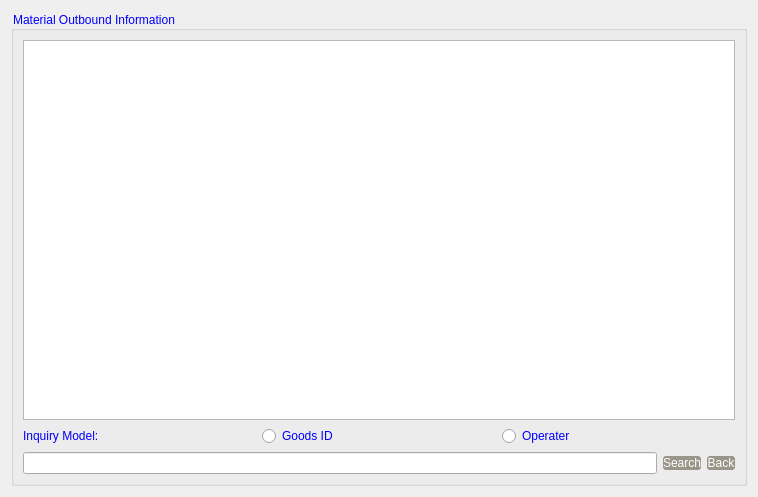
<?xml version="1.0" encoding="UTF-8"?>
<ui version="4.0">
 <class>InquiryMaterialOutbound</class>
 <widget class="QWidget" name="InquiryMaterialOutbound">
  <property name="geometry">
   <rect>
    <x>0</x>
    <y>0</y>
    <width>758</width>
    <height>497</height>
   </rect>
  </property>
  <property name="sizePolicy">
   <sizepolicy hsizetype="Expanding" vsizetype="Expanding">
    <horstretch>0</horstretch>
    <verstretch>0</verstretch>
   </sizepolicy>
  </property>
  <property name="windowTitle">
   <string>Form</string>
  </property>
  <layout class="QGridLayout" name="gridLayout">
   <item row="0" column="0">
    <widget class="QGroupBox" name="groupBox">
     <property name="enabled">
      <bool>true</bool>
     </property>
     <property name="sizePolicy">
      <sizepolicy hsizetype="Expanding" vsizetype="Expanding">
       <horstretch>0</horstretch>
       <verstretch>0</verstretch>
      </sizepolicy>
     </property>
     <property name="styleSheet">
      <string notr="true">color:blue;

font: 75 14pt &quot;Aparajita&quot;;</string>
     </property>
     <property name="title">
      <string>Material Outbound Information</string>
     </property>
     <layout class="QHBoxLayout" name="horizontalLayout_5">
      <item>
       <layout class="QVBoxLayout" name="verticalLayout">
        <property name="sizeConstraint">
         <enum>QLayout::SetNoConstraint</enum>
        </property>
        <item>
         <widget class="QTableView" name="tableView">
          <property name="enabled">
           <bool>true</bool>
          </property>
          <property name="sizePolicy">
           <sizepolicy hsizetype="Expanding" vsizetype="Expanding">
            <horstretch>100</horstretch>
            <verstretch>200</verstretch>
           </sizepolicy>
          </property>
         </widget>
        </item>
        <item>
         <layout class="QHBoxLayout" name="horizontalLayout">
          <item>
           <widget class="QLabel" name="label">
            <property name="text">
             <string>Inquiry Model:</string>
            </property>
           </widget>
          </item>
          <item>
           <widget class="QRadioButton" name="GoodIDradioButton">
            <property name="text">
             <string>Goods ID</string>
            </property>
           </widget>
          </item>
          <item>
           <widget class="QRadioButton" name="GoodsNameradioButton">
            <property name="text">
             <string>Operater</string>
            </property>
           </widget>
          </item>
         </layout>
        </item>
        <item>
         <layout class="QHBoxLayout" name="horizontalLayout_3">
          <item>
           <widget class="QLineEdit" name="lineEdit"/>
          </item>
          <item>
           <layout class="QHBoxLayout" name="horizontalLayout_2">
            <item>
             <widget class="QPushButton" name="searchpushButton">
              <property name="styleSheet">
               <string notr="true">QPushButton { background-color: rgb(153, 149, 137); border-radius: 3px; color: rgb(255, 255, 255); } QPushButton:hover { background-color: black; }
</string>
              </property>
              <property name="text">
               <string>Search</string>
              </property>
             </widget>
            </item>
            <item>
             <widget class="QPushButton" name="backpushButton">
              <property name="styleSheet">
               <string notr="true">QPushButton { background-color: rgb(153, 149, 137); border-radius: 3px; color: rgb(255, 255, 255); } QPushButton:hover { background-color: black; }
</string>
              </property>
              <property name="text">
               <string>Back</string>
              </property>
             </widget>
            </item>
           </layout>
          </item>
         </layout>
        </item>
       </layout>
      </item>
     </layout>
    </widget>
   </item>
  </layout>
 </widget>
 <resources/>
 <connections/>
</ui>
